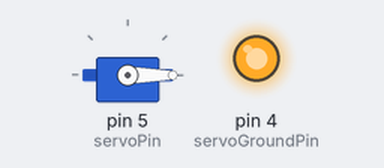
Bench run of a sketch on a simulated Arduino Uno, built with avr-gcc and run on an emulated ATmega328P. On the bench: servo, output pins drawn as LEDs (lit = HIGH).

Above: at 0.05 s.
Timing chart, 0 to 4.6 s (numbered marks = the images above):
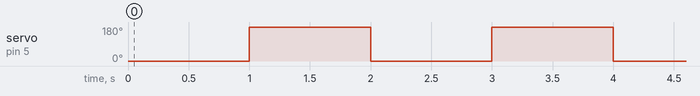

Measured:
- by itself, servo on pin 5 (servoPin): alternates 180° for 1.0 s and 0° for 1.0 s

The sketch:

sketch_mar30a.ino
```cpp
#include <Servo.h>

Servo myServo;

int servoPin = 5;
int servoGroundPin = 4;


void setup () {
  Serial.begin (9600);

  myServo.attach(servoPin);

  pinMode(servoGroundPin, OUTPUT);
  digitalWrite(servoGroundPin, HIGH);

}

void loop () {
  myServo.write(0);
  delay(1000);
  myServo.write(180);
  delay(1000);
}
```
